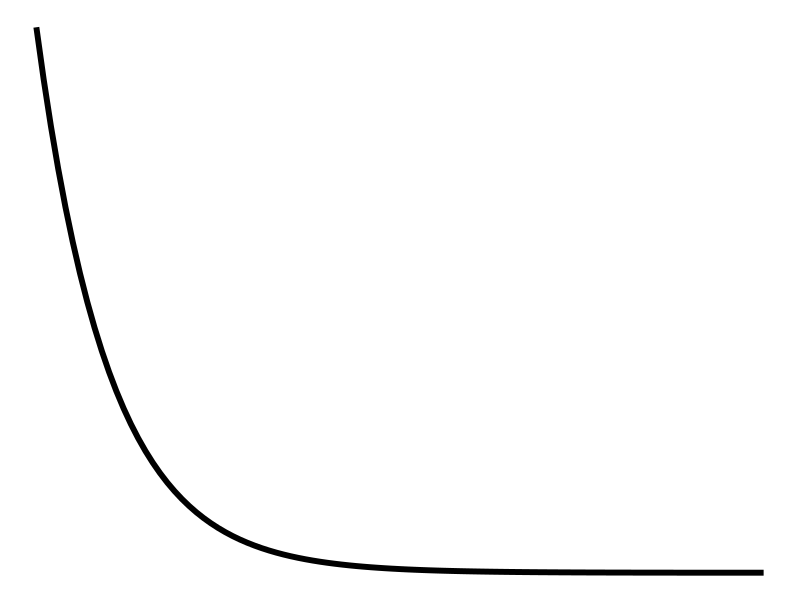
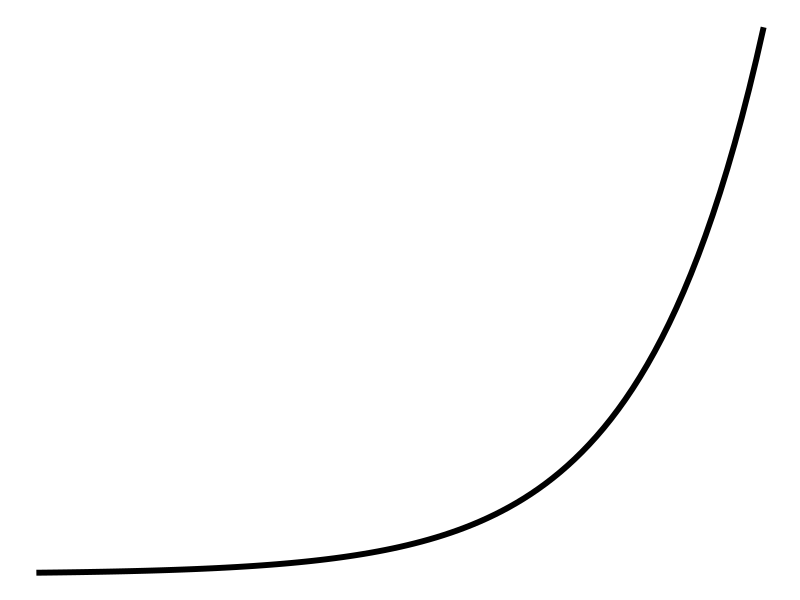
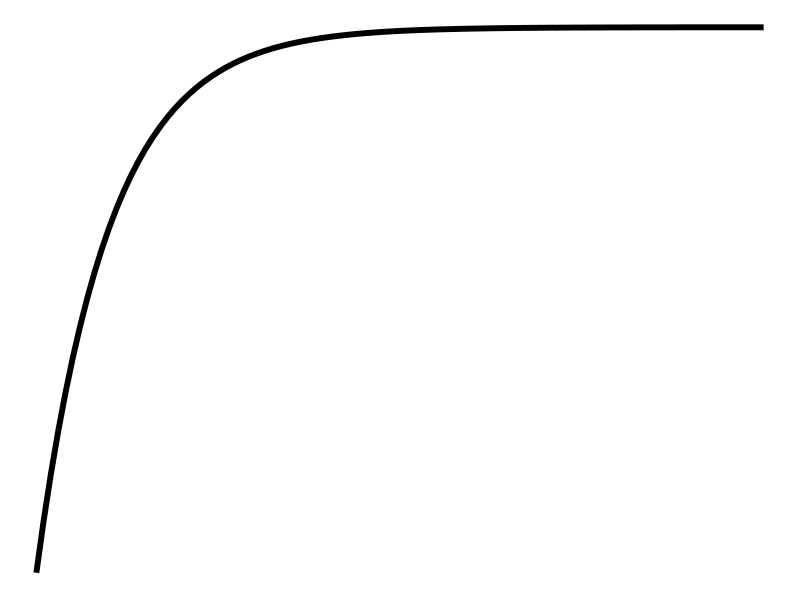
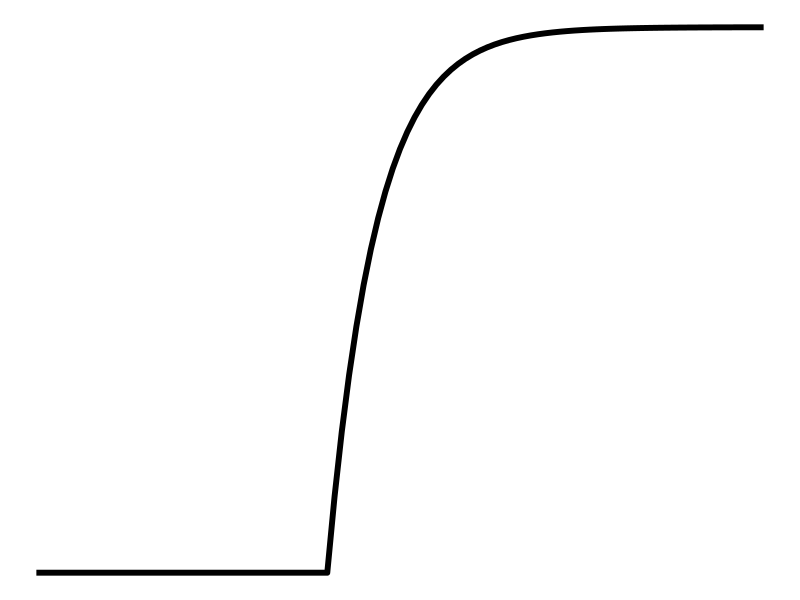
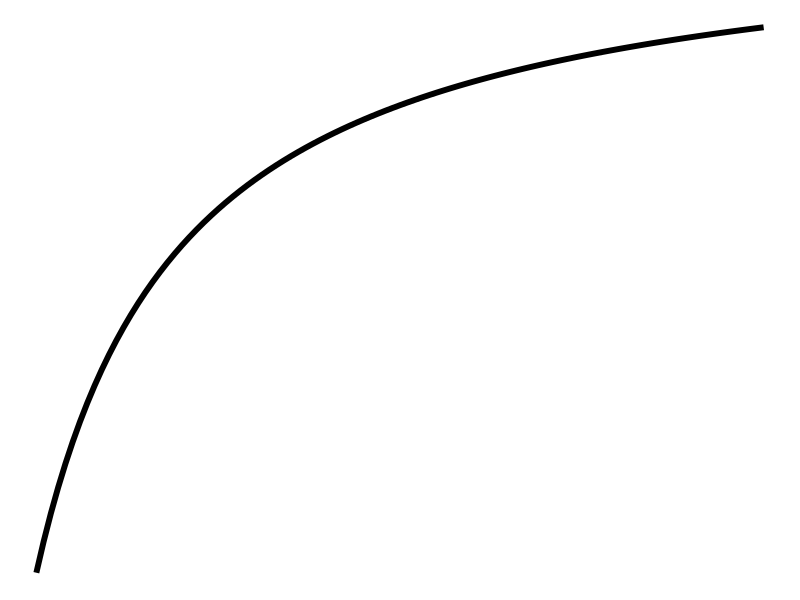
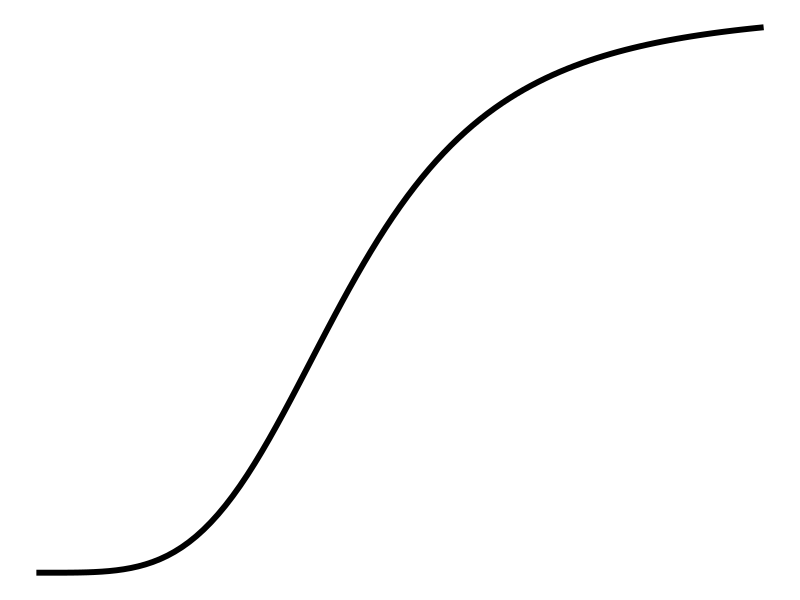

The R source for these figures, in order:
library(ggplot2)

x <- seq(0, 5, len=101)
y <- 5*exp(-2*x)
d <- data.frame(x=x, y=y)

p <- ggplot(d, aes(x,y)) +
  theme_void() +
  geom_line(size=2)
ggsave(p, file='output/fig-table1-exp1.png', dpi=250, w=6, h=4)


x <- seq(2, 5, len=101)
y <- 5*exp(2*x)
d <- data.frame(x=x, y=y)

p <- ggplot(d, aes(x,y)) +
  theme_void() +
  geom_line(size=2)
ggsave(p, file='output/fig-table1-exp2.png', dpi=250, w=6, h=4)


x <- seq(0, 5, len=101)
y <- 5*(1 - exp(-2*x))
d <- data.frame(x=x, y=y)

p <- ggplot(d, aes(x,y)) +
  theme_void() +
  geom_line(size=2)
ggsave(p, file='output/fig-table1-exp3.png', dpi=250, w=6, h=4)


x <- seq(0, 5, len=101)
y <- ifelse(x < 2, 0, 5*(1 - exp(-3*(x - 2))))
d <- data.frame(x=x, y=y)

p <- ggplot(d, aes(x,y)) +
  theme_void() +
  geom_line(size=2)
ggsave(p, file='output/fig-table1-exp4.png', dpi=250, w=6, h=4)


e0 <- 1
emax <- 2
ed50 <- 1
x <- seq(0, 5, len=101)
y <- e0 + emax*x / (ed50 + x)
d <- data.frame(x=x, y=y)

p <- ggplot(d, aes(x,y)) +
  theme_void() +
  geom_line(size=2)
ggsave(p, file='output/fig-table1-emax.png', dpi=250, w=6, h=4)


e0 <- 1
emax <- 2
ed50 <- 3
h <- 4
x <- seq(0, 7, len=101)
y <- e0 + emax*x^h / (ed50^h + x^h)
d <- data.frame(x=x, y=y)

p <- ggplot(d, aes(x,y)) +
  theme_void() +
  geom_line(size=2)
ggsave(p, file='output/fig-table1-sigemax.png', dpi=250, w=6, h=4)
